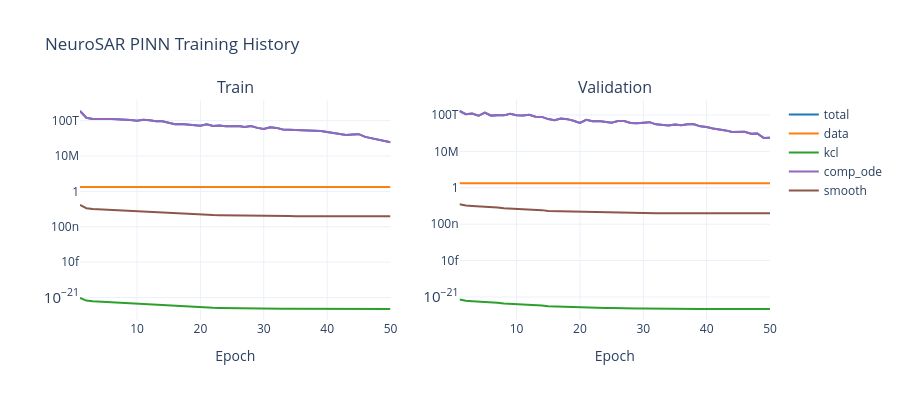

The notebook cell saved with this chart:
### Markdown cell above
---

## 6. Training Curves

Monitoring individual loss terms is essential to diagnose training dynamics. Healthy training shows:

- **Data loss** declining monotonically — the model is fitting the reference waveforms.
- **Physics residuals** declining, often more slowly, as the model learns to be physically consistent.
- **Validation loss** tracking closely with training loss — no overfitting.

### Code cell
fig_hist = plot_training_history(history, title='NeuroSAR PINN Training History')
fig_hist.show()
